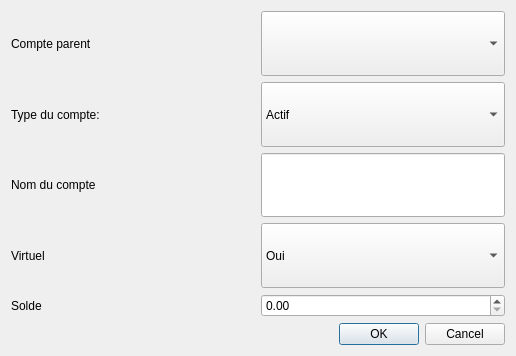
<?xml version="1.0" encoding="UTF-8"?>
<ui version="4.0">
 <class>fen_newcompte</class>
 <widget class="QDialog" name="fen_newcompte">
  <property name="geometry">
   <rect>
    <x>0</x>
    <y>0</y>
    <width>516</width>
    <height>356</height>
   </rect>
  </property>
  <property name="windowTitle">
   <string>Dialog</string>
  </property>
  <layout class="QVBoxLayout" name="verticalLayout">
   <item>
    <layout class="QHBoxLayout" name="horizontalLayout_2">
     <item>
      <widget class="QLabel" name="label_2">
       <property name="sizePolicy">
        <sizepolicy hsizetype="Preferred" vsizetype="Preferred">
         <horstretch>0</horstretch>
         <verstretch>0</verstretch>
        </sizepolicy>
       </property>
       <property name="text">
        <string>Compte parent</string>
       </property>
      </widget>
     </item>
     <item>
      <widget class="QComboBox" name="box_compteParent">
       <property name="enabled">
        <bool>true</bool>
       </property>
       <property name="sizePolicy">
        <sizepolicy hsizetype="Preferred" vsizetype="Preferred">
         <horstretch>0</horstretch>
         <verstretch>0</verstretch>
        </sizepolicy>
       </property>
      </widget>
     </item>
    </layout>
   </item>
   <item>
    <layout class="QHBoxLayout" name="horizontalLayout">
     <item>
      <widget class="QLabel" name="label">
       <property name="sizePolicy">
        <sizepolicy hsizetype="Preferred" vsizetype="Preferred">
         <horstretch>0</horstretch>
         <verstretch>0</verstretch>
        </sizepolicy>
       </property>
       <property name="text">
        <string>Type du compte:</string>
       </property>
      </widget>
     </item>
     <item>
      <widget class="QComboBox" name="Type_Compte">
       <property name="sizePolicy">
        <sizepolicy hsizetype="Preferred" vsizetype="Preferred">
         <horstretch>0</horstretch>
         <verstretch>0</verstretch>
        </sizepolicy>
       </property>
       <item>
        <property name="text">
         <string>Actif</string>
        </property>
       </item>
       <item>
        <property name="text">
         <string>Passif</string>
        </property>
       </item>
       <item>
        <property name="text">
         <string>Depense</string>
        </property>
       </item>
       <item>
        <property name="text">
         <string>Recette</string>
        </property>
       </item>
      </widget>
     </item>
    </layout>
   </item>
   <item>
    <layout class="QHBoxLayout" name="horizontalLayout_3">
     <item>
      <widget class="QLabel" name="label_3">
       <property name="sizePolicy">
        <sizepolicy hsizetype="Preferred" vsizetype="Preferred">
         <horstretch>0</horstretch>
         <verstretch>0</verstretch>
        </sizepolicy>
       </property>
       <property name="text">
        <string>Nom du compte</string>
       </property>
      </widget>
     </item>
     <item>
      <widget class="QLineEdit" name="newCompte_nom">
       <property name="sizePolicy">
        <sizepolicy hsizetype="Preferred" vsizetype="Preferred">
         <horstretch>0</horstretch>
         <verstretch>0</verstretch>
        </sizepolicy>
       </property>
      </widget>
     </item>
    </layout>
   </item>
   <item>
    <layout class="QHBoxLayout" name="horizontalLayout_4">
     <item>
      <widget class="QLabel" name="label_4">
       <property name="sizePolicy">
        <sizepolicy hsizetype="Preferred" vsizetype="Preferred">
         <horstretch>0</horstretch>
         <verstretch>0</verstretch>
        </sizepolicy>
       </property>
       <property name="text">
        <string>Virtuel</string>
       </property>
      </widget>
     </item>
     <item>
      <widget class="QComboBox" name="newCompte_virtuel">
       <property name="sizePolicy">
        <sizepolicy hsizetype="Preferred" vsizetype="Preferred">
         <horstretch>0</horstretch>
         <verstretch>0</verstretch>
        </sizepolicy>
       </property>
       <item>
        <property name="text">
         <string>Oui</string>
        </property>
       </item>
       <item>
        <property name="text">
         <string>Non</string>
        </property>
       </item>
      </widget>
     </item>
    </layout>
   </item>
   <item>
    <layout class="QHBoxLayout" name="horizontalLayout_5">
     <item>
      <widget class="QLabel" name="label_5">
       <property name="sizePolicy">
        <sizepolicy hsizetype="Preferred" vsizetype="Preferred">
         <horstretch>0</horstretch>
         <verstretch>0</verstretch>
        </sizepolicy>
       </property>
       <property name="text">
        <string>Solde</string>
       </property>
      </widget>
     </item>
     <item>
      <widget class="QDoubleSpinBox" name="newCompte_solde">
       <property name="maximum">
        <double>999999999.000000000000000</double>
       </property>
      </widget>
     </item>
    </layout>
   </item>
   <item>
    <widget class="QDialogButtonBox" name="newCompte_OK">
     <property name="orientation">
      <enum>Qt::Horizontal</enum>
     </property>
     <property name="standardButtons">
      <set>QDialogButtonBox::Cancel|QDialogButtonBox::Ok</set>
     </property>
    </widget>
   </item>
  </layout>
 </widget>
 <resources/>
 <connections>
  <connection>
   <sender>newCompte_OK</sender>
   <signal>accepted()</signal>
   <receiver>fen_newcompte</receiver>
   <slot>accept()</slot>
   <hints>
    <hint type="sourcelabel">
     <x>248</x>
     <y>254</y>
    </hint>
    <hint type="destinationlabel">
     <x>157</x>
     <y>274</y>
    </hint>
   </hints>
  </connection>
  <connection>
   <sender>newCompte_OK</sender>
   <signal>rejected()</signal>
   <receiver>fen_newcompte</receiver>
   <slot>reject()</slot>
   <hints>
    <hint type="sourcelabel">
     <x>316</x>
     <y>260</y>
    </hint>
    <hint type="destinationlabel">
     <x>286</x>
     <y>274</y>
    </hint>
   </hints>
  </connection>
 </connections>
</ui>
